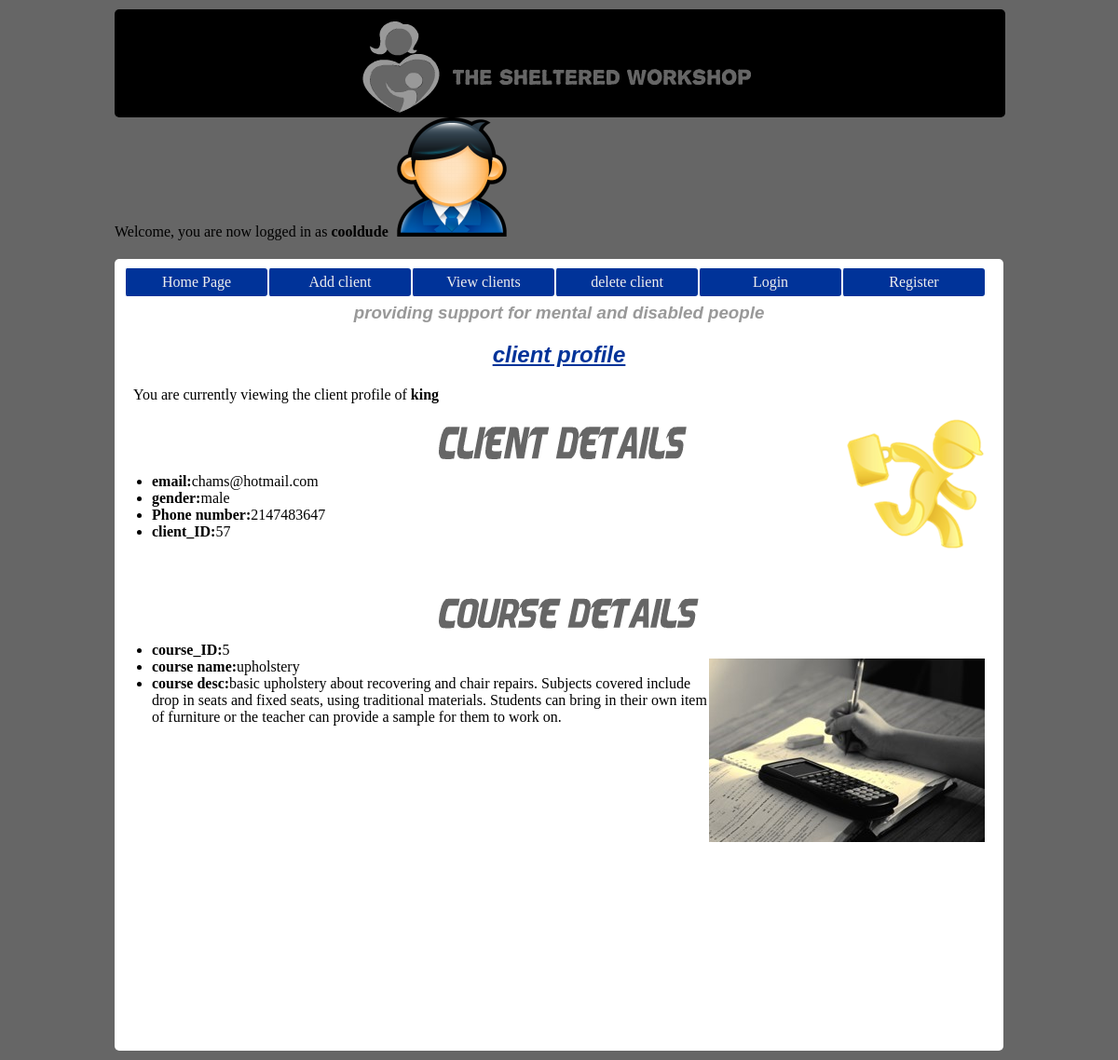
Screenshot of /client-test.php?client_ID=57 (signed in) with the database file from the repository.
### tables this page shows
CREATE TABLE IF NOT EXISTS `client` (
  `client_ID` int(10) unsigned NOT NULL,
  `name` varchar(60) NOT NULL,
  `course_ID` int(11) NOT NULL,
  `email` varchar(70) NOT NULL,
  `number` int(16) NOT NULL,
  `gender` varchar(10) NOT NULL
);

CREATE TABLE IF NOT EXISTS `course` (
  `course_ID` int(10) unsigned NOT NULL,
  `course_name` varchar(20) NOT NULL,
  `course_description` varchar(500) NOT NULL
);

### models/client-data-fncs.php (called while the page is built, shortened)
<?php
include("course-data-fncs.php");
function getClientById($conn,$client_ID)
{
    $query = "SELECT * FROM client WHERE client_ID=:client_ID";
    $stmt = $conn->prepare($query);
    $stmt->bindValue(':client_ID',$client_ID);
    $stmt->setFetchMode(PDO::FETCH_CLASS,'client');
    $stmt->execute();
    $client=$stmt->fetch();
	$client->course=getCourseById($conn,$client->course_ID);
    return $client;
}
?>

### models/course-data-fncs.php (called while the page is built, shortened)
<?php
function getCourseById($conn,$course_ID)
{
    $query = "SELECT * FROM course WHERE course_ID=:course_ID";
    $stmt = $conn->prepare($query);
    $stmt->bindValue(':course_ID',$course_ID);
    $stmt->execute();
    $stmt->setFetchMode(PDO::FETCH_CLASS,'course');
    $course=$stmt->fetch();
    return $course;
}
?>

### views/client-details.php (the view, shortened to what this page needs)
<!DOCTYPE html>
<html>
   <head>
       <link rel="stylesheet" type="text/css" href="css/style.css"/>
   </head>
<body>
<header>
<img id ="Logo"  src="images/logo2.png" alt="logo">
</header>
<?php
if(isset($_SESSION["username"]))
{
	echo "Welcome, you are now logged in as <b>".$_SESSION['username']."</b> <img id='clientView' src='images/loginIcon.png' alt='client'>";
}
else
{
	echo "You are currently not logged in";
};
?>
<div id ="TopArea">
 <nav>
            <ul>
		 <li><a href="index.php">Home Page</a></li>
         <li><a href="add-new-client.php">Add client</a></li>
         <li><a href="all-clients.php">View clients</a></li>
         <li><a href="all-clients-delete.php">delete client</a></li>
           <li><a href="new-login-user.php">Login</a></li>
		 <li><a href="new-register-user.php">Register</a></li>
            </ul>
         </nav>
		 <br />
<h3> providing support for mental and disabled people </h3>
<h2><u> client profile </u></h2>
<?php
	echo "<p>You are currently viewing the client profile of <b>".$client->name."</b></p>";
echo "<ul>";
echo "<img class='detailHead' src='images/clientLogo.png' alt='clientLogo'>";
echo "<img class='detailCourse' src='images/worker.png' alt='worker'>";
echo "<li><b>email:</b>".$client->email."</li>";
echo "<li><b>gender:</b>".$client->gender."</li>";
echo "<li><b>Phone number:</b>".$client->number."</li>";
echo "<li><b>client_ID:</b>".$client->client_ID."</li>";
echo "<br />";
echo "<br />";
echo "<br />";
echo "<img class='detailHead' src='images/courseLogo.png' alt='courseLogo'>";
echo "<li><b>course_ID:</b>".$client->course_ID."</li>";
echo "<img class='detailCourse' src='images/study.jpg' alt='study'>";
echo "<li><b>course name:</b>".$client->course->course_name."</li>";
echo "<li><b>course desc:</b>".$client->course->course_description."</li>";
?>
</div>
</body>
</html>

### client-test.php (shortened to what this page needs)
<?php
include ("helpers/db_fncs.php");
include ("models/client-data-fncs.php");
$conn=getConn();
if(isset($_GET['client_ID']))
{
	$client_id = $_GET['client_ID'];
	$client=getClientById($conn,$client_id);
	if($client)
	{
		include("views/client-details.php");
	}else
 echo "There are no details to display for this user";
 }
?>

### css/style.css (style rules this page uses)
html { width:960px; margin-left:auto; margin-right:auto; }
body { margin:3px; padding:0; font-family:Verdana,Cursive,Times new roman,Times,Serif; background:#666666; }
nav ul { list-style:none; margin:10px; padding:0; width:1000px; }
nav ul li { display:inline; }
nav ul li a { text-decoration:none; padding:6px 0; width:152px; background:#003399; color:#eee; float:left; text-align:center; border-left:2px solid #fff; border-radius:3px; }
header { z-index:1; position:relative; width:98.5%; height:100px; padding:8px; background-color:black; margin-top:10px; border-radius:5px; text-align:center; }
h1,h2,h3 { font-family:Helvetica,Geneva,Arial,Sunsans-Regular,sans-serif; text-align:center; color:#003399; font-style: italic; }
#Logo { position:relative; -webkit-animation-name:myfirst1; -webkit-animation-duration:1.5s; -webkit-animation-timing-function:linear; -webkit-animation-delay:0.2s; -webkit-animation-direction:alternate; -webkit-animation-play-state:running; -webkit-animation-iteration-count:1; animation-name:myfirst1; animation-duration:1.5s; animation-timing-function:linear; animation-delay:0.3s; animation-direction:alternate; animation-play-state:running; animation-iteration-count:1; }
div { border-radius:5px; }
#TopArea { position:relative; float:left; margin-top:20px; width:100%; height:850px; background:white; margin-bottom:10px; text-align:left; }
#TopArea h3 { color:#999999; }
#TopArea p { margin-left:20px; }
.detailHead { margin-left:300px; -webkit-transform:scale(1,1); -webkit-transition-duration:700ms; -webkit-transition-timing-function:ease-out; }
.detailCourse { float:right; margin-right:20px; -webkit-transform:scale(1,1); -webkit-transition-duration:500ms; -webkit-transition-timing-function:ease-out; }

### rows the page displays
client: name "king", email "chams@hotmail.com", gender "male", number "2147483647", client_ID "57", course_ID "5"
course: course_name "upholstery", course_description "basic upholstery about recovering and chair repairs. Subjects covered include drop in seats and fixed seats, using traditional materials. Students can bring in their own item of furniture or the teacher can provide a sample for them to work on."

### other values shown
$_SESSION['username'] "cooldude"
